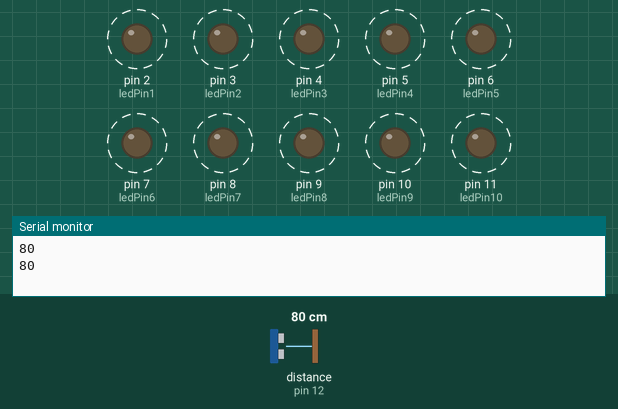
This sketch was run on a simulated Arduino Uno, built with avr-gcc and run on an emulated ATmega328P. On the bench: output pins drawn as LEDs (lit = HIGH), the last lines printed to the serial monitor. Wiring (inferred from the names in the program): ultrasonic range finder: trigger pin 13; echo pin 12. Dashed ring = blinking. The inputs (shaded band) are chosen by the test bench; at power-on: distance to the obstacle (sensor on pin 12) 80 cm. The echo pulse lasts 58.3 µs per cm; pins used as bus, display or sensor lines are not drawn.

Above: at 1.8 s.
1.9 s: distance to the obstacle (sensor on pin 12) set to 9 cm
5.4 s: distance to the obstacle (sensor on pin 12) set to 6 cm
At 6.64 s:
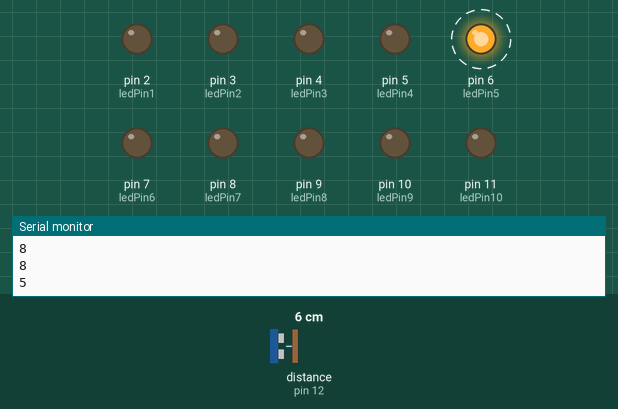
8.9 s: distance to the obstacle (sensor on pin 12) set to 13 cm
At 11.14 s:
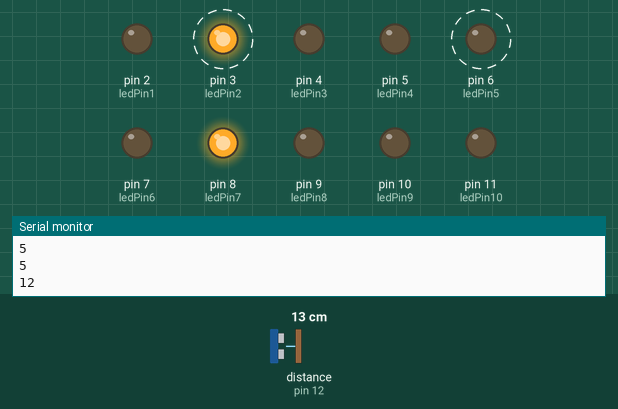
13.0 s: distance to the obstacle (sensor on pin 12) set to 9 cm
At 14.9 s:
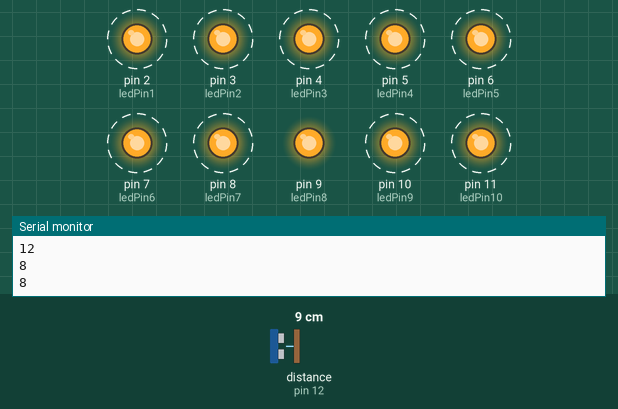
Timing chart, 0 to 18.0 s (numbered marks = the images above; inputs shaded):
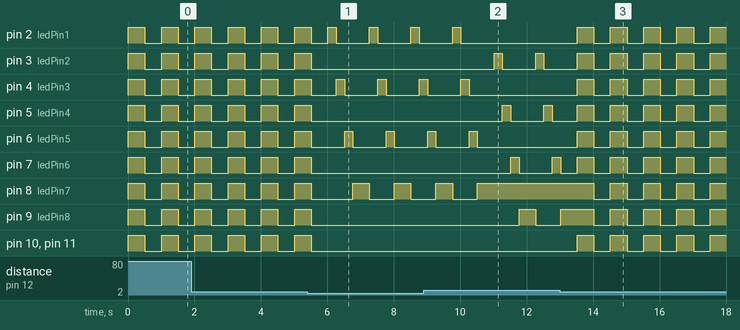

Measured:
- the behaviour switches between 8 and 7 cm on distance to the obstacle (sensor on pin 12) (found by bisection; images 0 and 1)
- the behaviour switches between 11 and 10 cm on distance to the obstacle (sensor on pin 12) (found by bisection; images 2 and 3)
- after the input at 5.4 s, pin 3 (ledPin2), pin 5 (ledPin4), pin 7 (ledPin6), pin 9 (ledPin8), pin 10 (ledPin9), pin 11 (ledPin10): goes on until 5.5 s, then stays LOW
- after the input at 8.9 s, pin 2 (ledPin1): goes on until 10.0 s, then stays LOW; pin 3 (ledPin2): alternates HIGH for 0.25 s and LOW for 1.0 s, starting after 2.1 s
- after the input at 13.0 s, pin 2 (ledPin1), pin 4 (ledPin3), pin 6 (ledPin5), pin 10 (ledPin9), pin 11 (ledPin10): alternates HIGH for 0.50 s and LOW for 0.50 s, starting after 0.52 s; pin 8 (ledPin7): alternates HIGH for 0.50 s and LOW for 0.50 s, starting after 1.0 s
- by itself, pin 2 (ledPin1), pin 4 (ledPin3): repeats every 1.3 s: HIGH 0.25 s, LOW 1.0 s
- by itself, pin 6 (ledPin5): alternates HIGH for 0.25 s and LOW for 1.0 s
- by itself, pin 3 (ledPin2), pin 5 (ledPin4), pin 7 (ledPin6), pin 9 (ledPin8), pin 10 (ledPin9), pin 11 (ledPin10): alternates HIGH for 0.50 s and LOW for 0.50 s

The sketch:

sketch_apr13a.ino
```cpp
#define trigPin 13
#define echoPin 12
#define ledPin1 2
#define ledPin2 3
#define ledPin3 4
#define ledPin4 5
#define ledPin5 6
#define ledPin6 7
#define ledPin7 8
#define ledPin8 9
#define ledPin9 10
#define ledPin10 11

void setup() {
  pinMode(trigPin, OUTPUT);
  pinMode(echoPin, INPUT);
  pinMode(ledPin1, OUTPUT);
  pinMode(ledPin2, OUTPUT);
  pinMode(ledPin3, OUTPUT);
  pinMode(ledPin4, OUTPUT);
  pinMode(ledPin5, OUTPUT);
  pinMode(ledPin6, OUTPUT);
  pinMode(ledPin7, OUTPUT);
  pinMode(ledPin8, OUTPUT);
  pinMode(ledPin9, OUTPUT);
  pinMode(ledPin10, OUTPUT);
  Serial.begin(9600);
}

void loop() {
  long duration, cm;
  digitalWrite(trigPin, LOW);
  delayMicroseconds(2);
  digitalWrite(trigPin, HIGH);
  delayMicroseconds(10);
  digitalWrite(trigPin, LOW);
  duration = pulseIn(echoPin, HIGH);
  cm = duration / 58;
  Serial.println(cm);


  if (cm >= 4 && cm <= 6) {
    digitalWrite(ledPin7, LOW);
    digitalWrite(ledPin1, HIGH);
    delay(250);
    digitalWrite(ledPin1, LOW);
    digitalWrite(ledPin3, HIGH);
    delay(250);
    digitalWrite(ledPin3, LOW);
    digitalWrite(ledPin5, HIGH);
    delay(250);
    digitalWrite(ledPin5, LOW);
    digitalWrite(ledPin7, HIGH);
    delay(500);
    digitalWrite(ledPin7, LOW);
    digitalWrite(ledPin1, HIGH);
    delay(250);
    digitalWrite(ledPin1, LOW);
    digitalWrite(ledPin3, HIGH);
    delay(250);
    digitalWrite(ledPin3, LOW);
    digitalWrite(ledPin5, HIGH);
    delay(250);
    digitalWrite(ledPin5, LOW);
    digitalWrite(ledPin7, HIGH);
    delay(500);
  } else if (cm >= 10 && cm <= 12) {
    digitalWrite(ledPin8, LOW);
    digitalWrite(ledPin2, HIGH);
    delay(250);
    digitalWrite(ledPin2, LOW);
    digitalWrite(ledPin4, HIGH);
    delay(250);
    digitalWrite(ledPin4, LOW);
    digitalWrite(ledPin6, HIGH);
    delay(250);
    digitalWrite(ledPin6, LOW);
    digitalWrite(ledPin8, HIGH);
    delay(500);
    digitalWrite(ledPin8, LOW);
    digitalWrite(ledPin2, HIGH);
    delay(250);
    digitalWrite(ledPin2, LOW);
    digitalWrite(ledPin4, HIGH);
    delay(250);
    digitalWrite(ledPin4, LOW);
    digitalWrite(ledPin6, HIGH);
    delay(250);
    digitalWrite(ledPin6, LOW);
    digitalWrite(ledPin8, HIGH);
    delay(500);
  } else {
    for (int i = ledPin1; i <= ledPin10; i++) {
      digitalWrite(i, HIGH);
    }
    delay(500);
    for (int i = ledPin1; i <= ledPin10; i++) {
      digitalWrite(i, LOW);
    }
    delay(500);
  }
}
```
